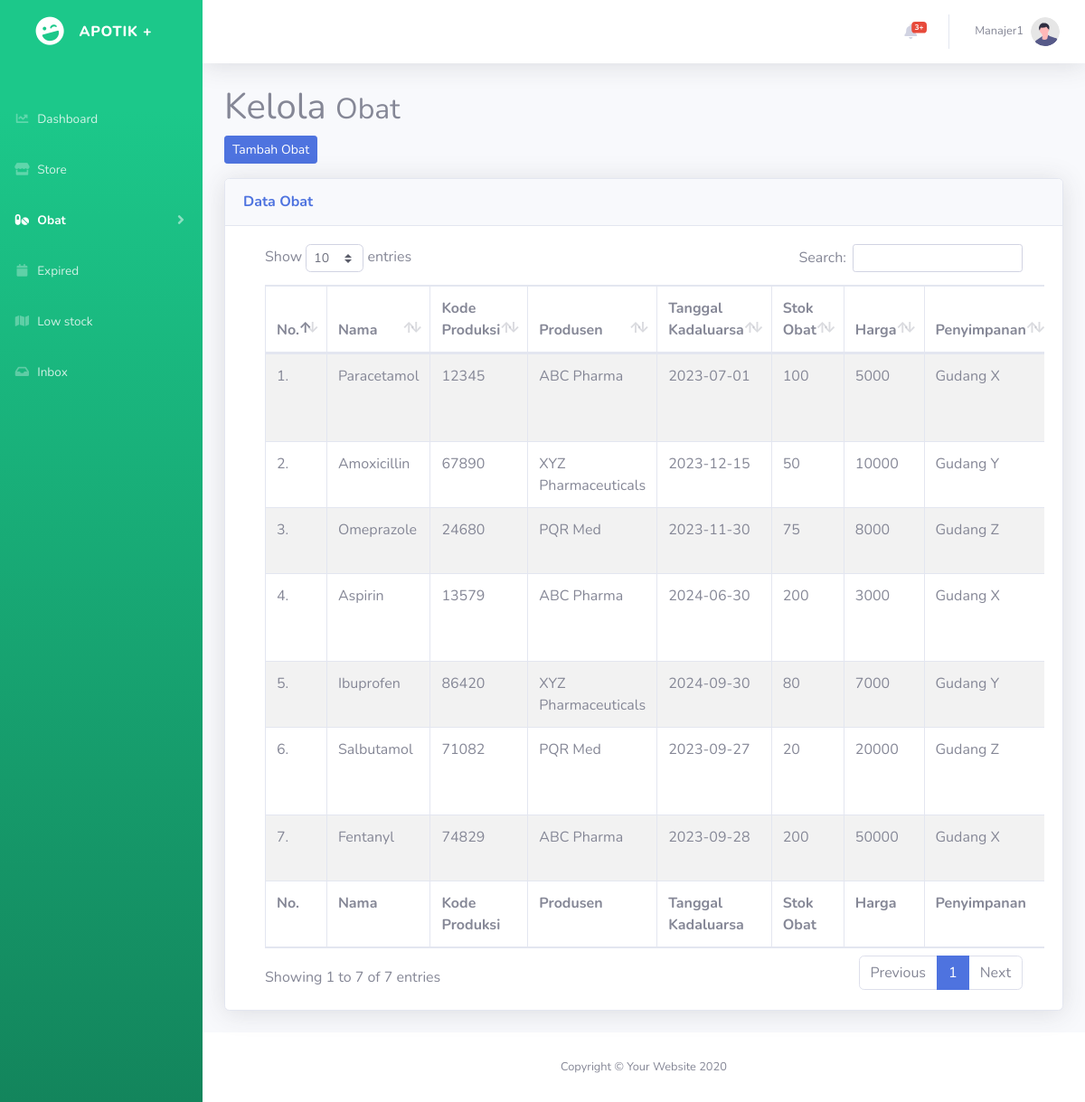
Page /tables.php on the earlier database version.
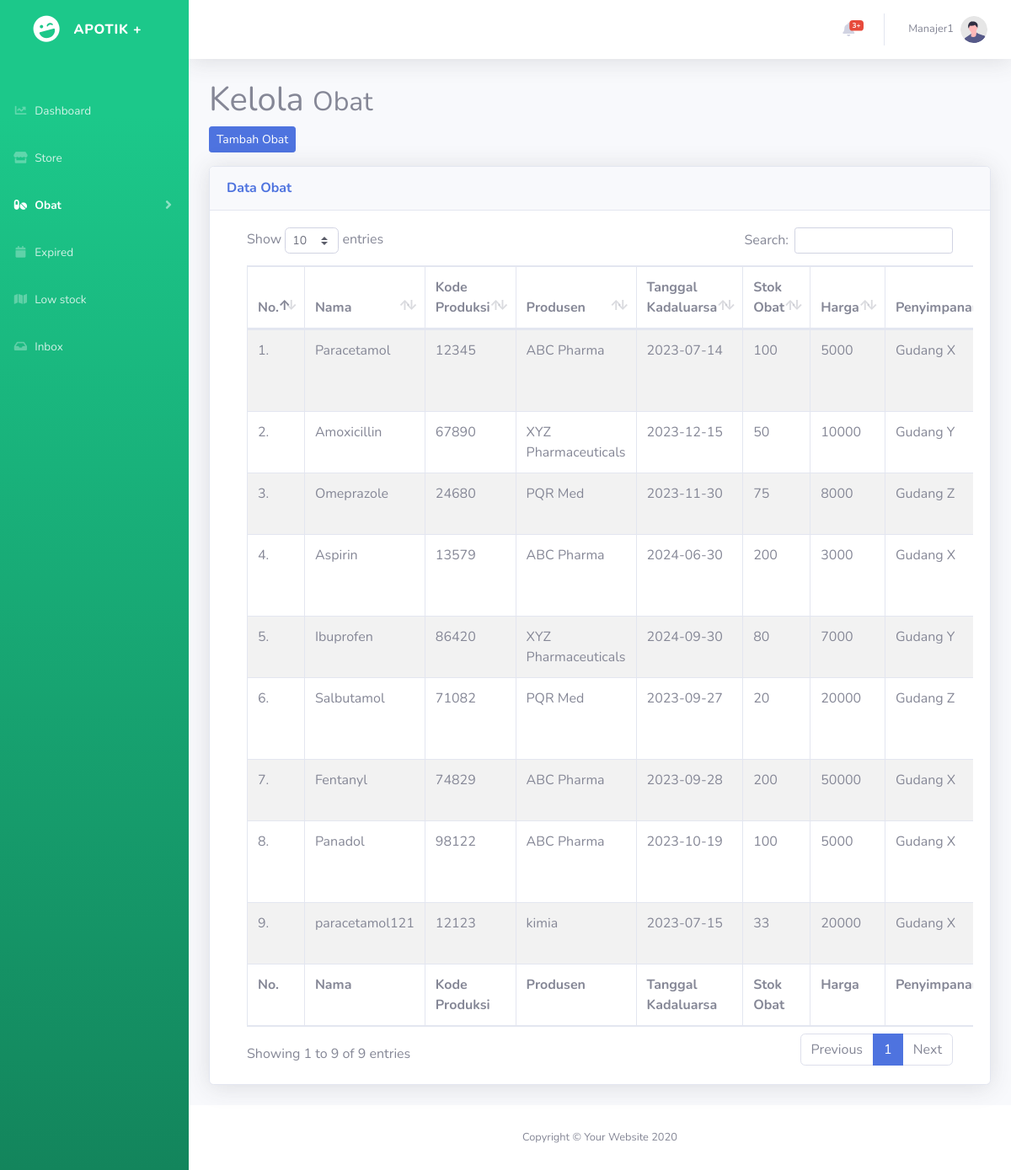
Same page on the later database version.
### tables this page shows
CREATE TABLE `obat` (
  `ID_Obat` int(11) NOT NULL,
  `Nama_Obat` varchar(100) DEFAULT NULL,
  `Harga_Satuan` int(10) DEFAULT NULL,
  `Stok` int(11) DEFAULT NULL,
  `kode_produksi` varchar(255) DEFAULT NULL,
  `kadaluarsa` date DEFAULT NULL,
  `produsen` varchar(255) DEFAULT NULL,
  `penyimpanan` varchar(100) DEFAULT NULL,
  `id_apotek` int(11) DEFAULT NULL
);

### tables.php (the view, shortened to what this page needs)
<!DOCTYPE html>
<html lang="en">
<head>
    <link href="vendor/fontawesome-free/css/all.min.css" rel="stylesheet" type="text/css">
    <link href="css/sb-admin-2.min.css" rel="stylesheet">
    <link href="vendor/datatables/dataTables.bootstrap4.min.css" rel="stylesheet">
</head>
<body id="page-top">
    <div id="wrapper">
        <ul class="navbar-nav bg-gradient-success sidebar sidebar-dark accordion" id="accordionSidebar">
            <a class="sidebar-brand d-flex align-items-center justify-content-center" href="index.php">
            <div class="sidebar-brand-icon rotate-n-15">
                <i class="fas fa-laugh-wink"></i>
            </div>
            <div class="sidebar-brand-text mx-3">APOTIK +</div>
            </a>
            <li class="nav-item">
                <a class="nav-link" href="index.php">
                <i class="fas fa-fw fa-chart-line"></i>
                <span>Dashboard</span>
                </a>
            </li>
            <li class="nav-item">
            <a class="nav-link" href="store.php">
                <i class="fas fa-fw fa-store"></i>
                <span>Store</span>
            </a>
            </li>
            <li class="nav-item active">
                <a class="nav-link collapsed" href="#" data-toggle="collapse" data-target="#collapseTwo"
                    aria-expanded="true" aria-controls="collapseTwo">
                        <i class="fas fa-fw fa-pills"></i>
                        <span>Obat</span>
                    </a>
            </li>
            <li class="nav-item">
                <a class="nav-link" href="Expired.php">
                <i class="fas fa-fw fa-calendar"></i>
                <span>Expired</span>
                </a>
            </li>
            <li class="nav-item">
                <a class="nav-link" href="lowStock.php">
                <i class="fas fa-fw fa-map"></i>
                <span>Low stock</span>
                </a>
            </li>
            <li class="nav-item">
            <a class="nav-link" href="inbox.php">
            <i class="fas fa-fw fa-inbox"></i>
                <span>Inbox</span>
            </a>
            </li>
        </ul>
        <div id="content-wrapper" class="d-flex flex-column">
            <div id="content">
                <nav class="navbar navbar-expand navbar-light bg-white topbar mb-4 static-top shadow">
                    <ul class="navbar-nav ml-auto">
                        <li class="nav-item dropdown no-arrow mx-1">
                            <a class="nav-link dropdown-toggle" href="#" id="alertsDropdown" role="button"
                                data-toggle="dropdown" aria-haspopup="true" aria-expanded="false">
                                <i class="fas fa-bell fa-fw"></i>
                                <span class="badge badge-danger badge-counter">3+</span>
                            </a>
                        </li>
                        <li class="nav-item dropdown no-arrow">
                            <a class="nav-link dropdown-toggle" href="#" id="userDropdown" role="button"
                                data-toggle="dropdown" aria-haspopup="true" aria-expanded="false">
                                <span class="mr-2 d-none d-lg-inline text-gray-600 small">Manajer1</span>
                                <img class="img-profile rounded-circle"
                                    src="img/undraw_profile.svg">
                            </a>
                        </li>
                    </ul>
                </nav>
                <div class="container-fluid">
                    <section class="content-header">
                        <h1>
                        Kelola
                        <small>Obat</small>
                        </h1>
                    </section>
                    <button type="button" class="btn btn-primary btn-sm" data-bs-toggle="modal" data-bs-target="#modalTambah">
                            Tambah Obat
                    </button>
                    <div class="card shadow mb-4 mt-3">
                        <div class="card-header py-3">
                            <h6 class="m-0 font-weight-bold text-primary">Data Obat</h6>
                        </div>
                        <div class="card-body">
                            <div class="table-responsive">
                                <div class="container">
                                    <table id="example" class="table table-striped table-bordered" style="width:100%">
                                        <thead>
                                            <tr>
                                                <th>No.</th>
                                                <th>Nama</th>
                                                <th>Kode Produksi</th>
                                                <th>Produsen</th>
                                                <th>Tanggal Kadaluarsa</th>
                                                <th>Stok Obat</th>
                                                <th>Harga</th>
                                                <th>Penyimpanan</th>
                                            </tr>
                                        </thead>
                                        <tbody>
                                            <?php
                                            include 'koneksi.php';
                                            $no=1;
                                            $queryObat ="SELECT obat.ID_Obat, obat.Nama_Obat AS nama_obat, obat.kode_produksi, obat.produsen, obat.kadaluarsa, obat.stok, obat.harga_satuan, obat.penyimpanan, apotek.nama AS nama_apotek
                                                    FROM obat
                                                    JOIN apotek ON obat.id_apotek = apotek.id_apotek;";
                                            $obat = mysqli_query($koneksi, $queryObat);
                                            while($row = mysqli_fetch_array($obat)){?>
                                                <tr>
                                                    <td><?php echo $no++ ; ?>.</td>
                                                    <td><?php echo $row["nama_obat"]; ?></td>
                                                    <td><?php echo $row["kode_produksi"]; ?></td>
                                                    <td><?php echo $row["produsen"]; ?></td>
                                                    <td><?php echo $row["kadaluarsa"]; ?></td>
                                                    <td><?php echo $row["stok"]; ?></td>
                                                    <td><?php echo $row["harga_satuan"]; ?></td>
                                                    <td><?php echo $row["penyimpanan"]; ?></td>
                                                </tr>
                                            <?php
                                            }
                                            ?>
                                        </tbody>
                                        <tfoot>
                                            <tr>
                                                <th>No.</th>
                                                <th>Nama</th>
                                                <th>Kode Produksi</th>
                                                <th>Produsen</th>
                                                <th>Tanggal Kadaluarsa</th>
                                                <th>Stok Obat</th>
                                                <th>Harga</th>
                                                <th>Penyimpanan</th>
                                            </tr>
                                        </tfoot>
                                    </table>
                                </div>
                            </div>
                        </div>
                    </div>
                </div>
            </div>
            <footer class="sticky-footer bg-white">
                <div class="container my-auto">
                    <div class="copyright text-center my-auto">
                        <span>Copyright &copy; Your Website 2020</span>
                    </div>
                </div>
            </footer>
        </div>
    </div>
</body>
</html>

Differences in the rows shown:
changed obat "Paracetamol": kadaluarsa "2023-07-01" → "2023-07-14"
added obat: Nama_Obat "Panadol", kode_produksi "98122", produsen "ABC Pharma", kadaluarsa "2023-10-19", Stok "100", Harga_Satuan "5000", penyimpanan "Gudang X"
added obat: Nama_Obat "paracetamol121", kode_produksi "12123", produsen "kimia", kadaluarsa "2023-07-15", Stok "33", Harga_Satuan "20000", penyimpanan "Gudang X"
Other differences:
text written by a page script: "Show entries Search: Showing 1 to 7 of 7 entries Previous 1 Next" → "Show entries Search: Showing 1 to 9 of 9 entries Previous 1 Next"
